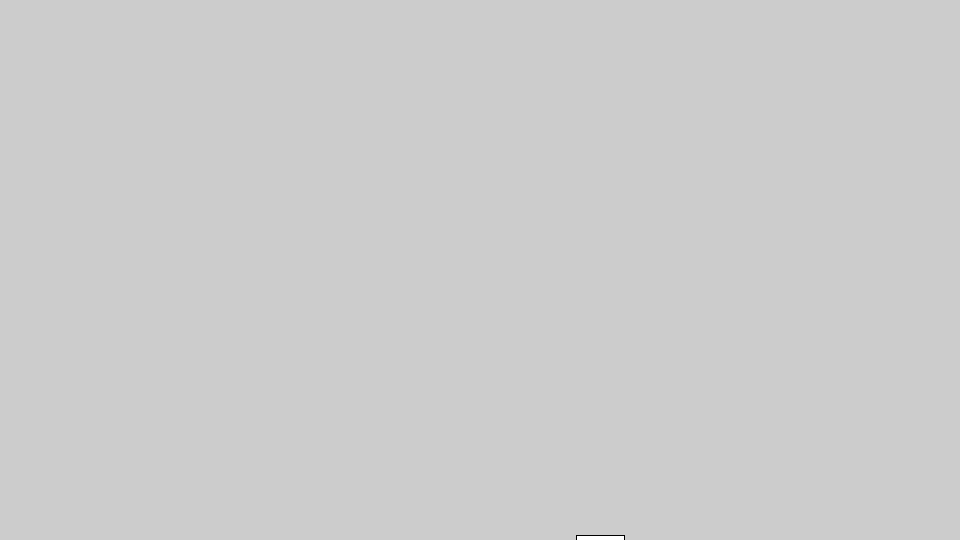
Frame 1 (no input)
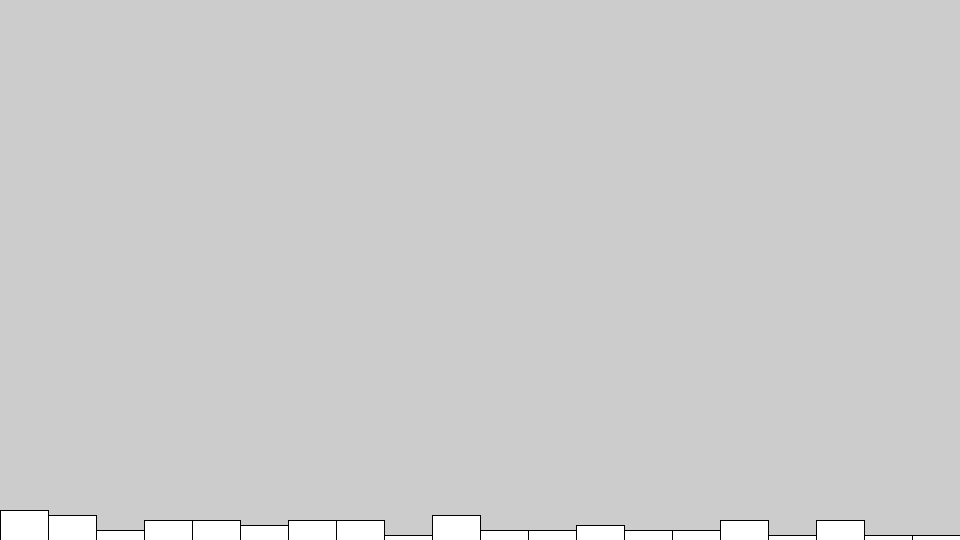
Frame 60 (the mouse pressed at the canvas centre just before this capture)
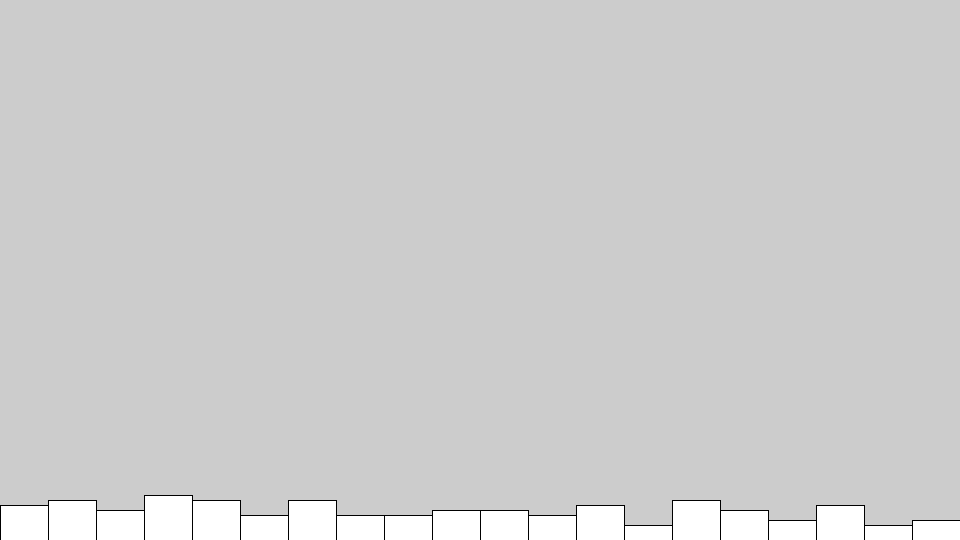
Frame 120 (the mouse held since frame 60 and released just before this capture)

The Processing sketch that drew these frames (run headless with seeded random() and noise(); from frame 60 on, the mouse is pressed at the canvas centre):

// Processing sketch: sketch_xxx_random
// ── sketch_xxx_random.pde
// 変数
int col = 20; // 列の数
int[] nums = new int[col]; // 列の数分の配列
int colWidth;

// setup関数 : 初回1度だけ実行される
void setup() {
  size(960, 540); // ウィンドウサイズを960px,540pxに
  colWidth = width/col;
  // 配列の個数分forループ
  for (int i = 0; i < nums.length; i++) {
    nums[i] = 0; //配列の各要素の初期化
  }
}

// draw関数 : setup関数実行後繰り返し実行される
void draw() {

  // ランダムで選んだ数値の配列の値を加算
  int r = int(random(col)); //列の数(0〜20)で、ランダムに数字を選ぶ
  nums[r] += 5; //該当列にあたる配列の数値5を+する。

  // 各列の矩形を描画
  for (int i = 0; i < nums.length; i++) {
    float x = i*colWidth; // 開始点のx座標
    float y = height-nums[i]; // 開始点のy座標
    float w = colWidth; //列の幅
    float h = nums[i]; // 列の高さ=配列の値
    rect(x, y, w, h);
  }
}
